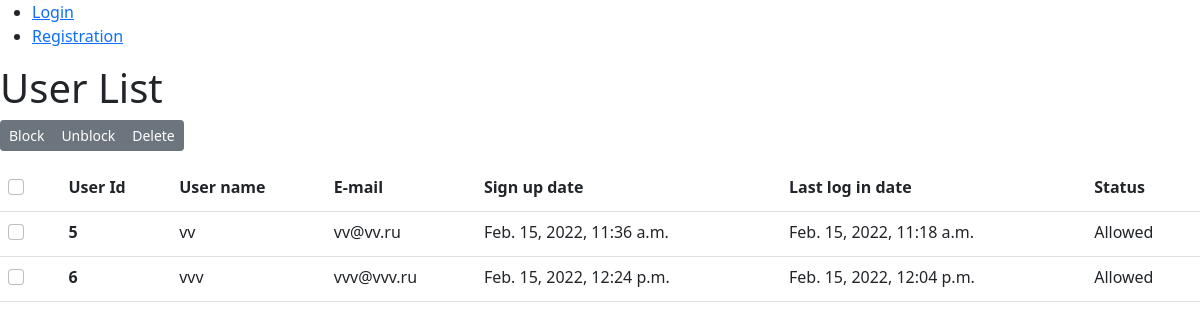
The app's page /users/, older data.
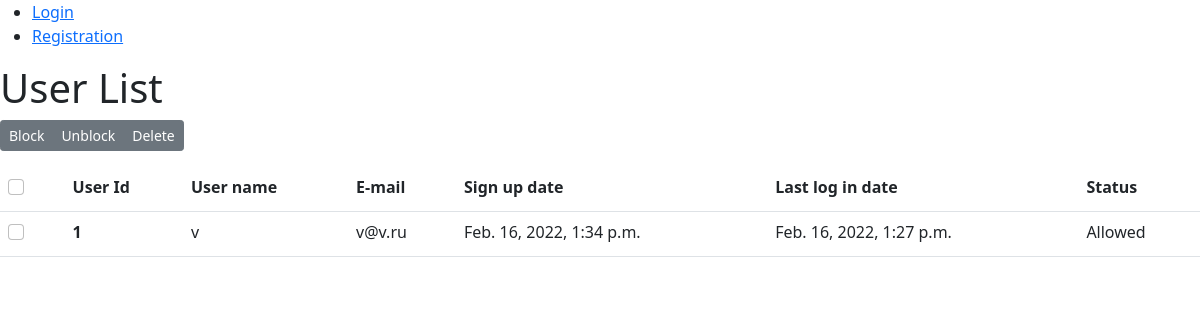
The same page, newer data.
### users/models.py (models this page shows, shortened)
class Users(AbstractUser):
    objects = PersonManager()
    is_blocked = models.BooleanField(default=False, verbose_name='Status account')

### users/views.py (the view)
# urls.py: path(r'users/', views.UserListView.as_view(), name='users'),
class UserListView(generic.ListView):
    model = Users
    template_name = 'users/users.html'
    context_object_name = 'users_list'

### users/templates/users/users.html (shortened to what this page needs)
{% extends 'users/layout.html' %}
{% block content %}
    <h1>User List</h1>
    {% if users_list %}
        <form method="POST" action="{% url 'status_change' %}">
            <div class="btn-toolbar mb-3" role="toolbar" aria-label="Toolbar with button groups">
                <div class="btn-group btn-group-sm" role="group" aria-label="First group">
                    <button type="submit" class="btn btn-secondary" name="block">Block</button>
                    <button type="submit" class="btn btn-secondary" name="unblock">Unblock</button>
                    <button type="submit" class="btn btn-secondary" name="delete">Delete</button>
                </div>
            </div>
        <table class="table">
            <tr>
                <th>
                    <div class="form-check">
                        <label for="select_all">
                            <input class="form-check-input" type="checkbox" id="flexCheckDefault"
                                   name="select_all" onclick="change_all()">
                        </label>
                    </div>
                </th>
                <th scope="col">User Id</th>
                <th scope="col">User name</th>
                <th scope="col">E-mail</th>
                <th scope="col">Sign up date</th>
                <th scope="col">Last log in date</th>
                <th scope="col">Status</th>
            </tr>
            {% for user in users_list %}
                <tr>
                    <td>
                        <div class="form-check">
                            <label for="{{ user.id }}">
                                <input class="form-check-input" type="checkbox" id="flexCheckDefault"
                                       name="{{ user.id }}">
                            </label>
                        </div>
                    </td>
                    <th scope="row">{{ user.id }}</th>
                    <td>{{ user.username }}</td>
                    <td>{{ user.email }}</td>
                    <td>{{ user.last_login }}</td>
                    <td>{{ user.date_joined }}</td>
                    <td>
                        {% if user.is_blocked %}
                            Blocked
                        {% else %}
                            Allowed
                        {% endif %}
                    </td>
                </tr>
            {% endfor %}
        </table>
        </form>
    {% else %}
      <p> All users are deleted. :(</p>
    {% endif %}
{% endblock %}

### users/templates/users/layout.html (shortened to what this page needs)
<!DOCTYPE html>
<html lang="en">
<head>
    <ul class="sidebar-nav">
       {% if user.is_authenticated %}
            <li>User: {{ user.get_username }}</li>
            <li><a href="{% url 'logout'%}?next={{request.path}}">Logout</a></li>
       {% else %}
            <li><a href="{% url 'login'%}?next={{request.path}}">Login</a></li>
           <li><a href="{% url 'signup'%}?next={{request.path}}">Registration</a></li>
       {% endif %}
    </ul>
    {% load static %}
    <link rel="stylesheet" type="text/css" href="{% static 'bootstrap.min.css' %}" />
</head>
<body>
    {% block content %}{% endblock %}
</body>
</html>

Row changes from the older to the newer data that the page shows:
removed Users: id "5", username "vv", email "vv@vv.ru", last_login "Feb. 15, 2022, 11:36 a.m.", date_joined "Feb. 15, 2022, 11:18 a.m.", is_blocked "Allowed"
removed Users: id "6", username "vvv", email "vvv@vvv.ru", last_login "Feb. 15, 2022, 12:24 p.m.", date_joined "Feb. 15, 2022, 12:04 p.m.", is_blocked "Allowed"
added Users: id "1", username "v", email "v@v.ru", last_login "Feb. 16, 2022, 1:34 p.m.", date_joined "Feb. 16, 2022, 1:27 p.m.", is_blocked "Allowed"
